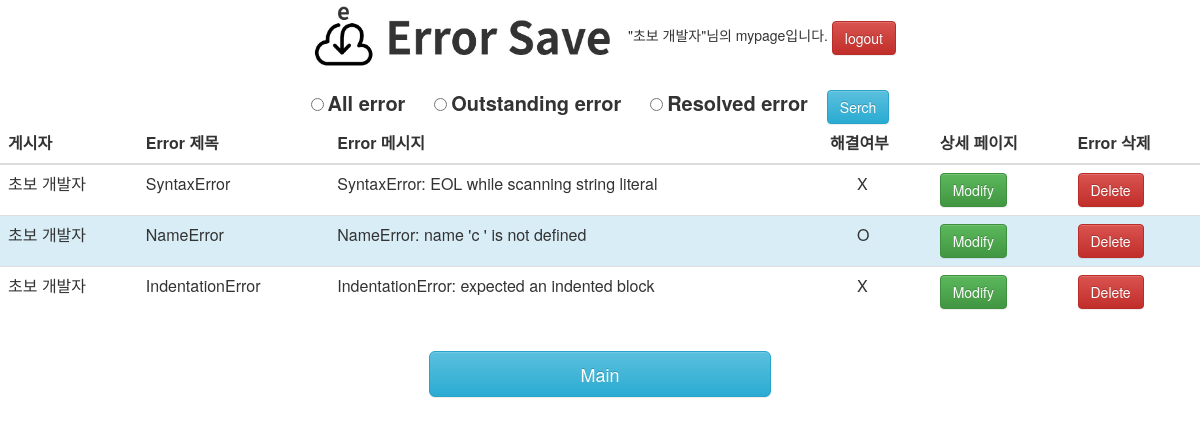
/myError/ (signed in), run on an earlier commit of the app's database.
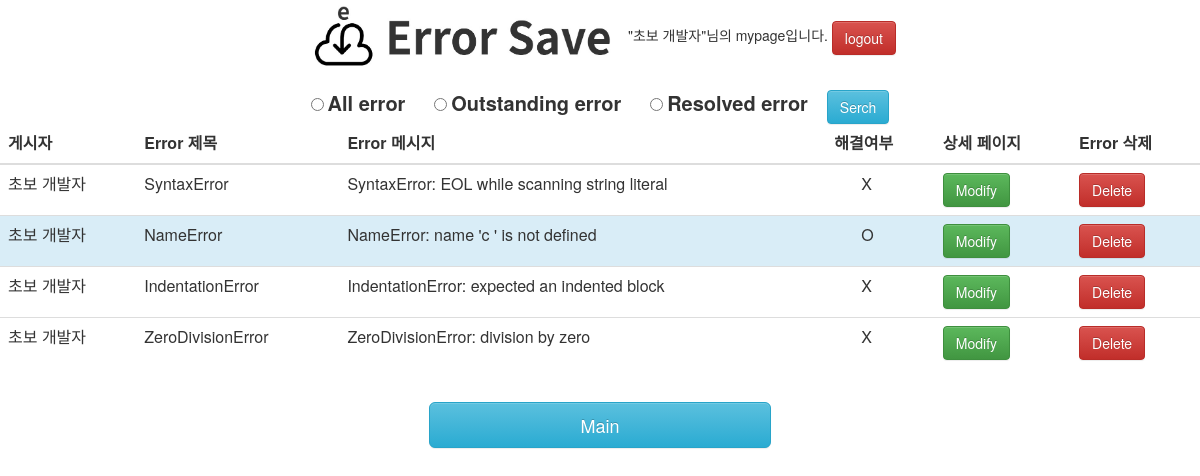
And on a later commit of the database.
### error_manage_system/models.py (models this page shows)
class User(models.Model):
    objects = models.Manager()
    user_name = models.CharField(max_length=20)
    user_email = models.EmailField(unique=True)
    user_password = models.CharField(max_length=100)
    user_validate = models.BooleanField(default=False)

class Error(models.Model):
    objects = models.Manager()
    title = models.CharField(max_length=225)
    message = models.TextField()
    code = models.TextField()
    status = models.BooleanField()
    description = models.TextField()

### error_manage_system/views.py (the view)
# urls.py: path('myError/', views.myError, name='my_error'),
def myError(request):
    id_list = []
    for i in Match.objects.all():
        if i.user_id == request.session.get('user_id'):
            id_list.append(i.error_id)
    if 'user_id' in request.session.keys():
        if request.method=="POST":
            status_temp = request.POST.get('Filter')
            if status_temp == 'outstanding':
                status = False
                errors = Error.objects.filter(status=status)
            elif status_temp == 'resolved':
                status = True
                errors = Error.objects.filter(status=status)
            else:
                errors = Error.objects.all()
            content = {"errors": errors, "id_list": id_list, "user_my": User.objects.get(id=request.session.get('user_id'))}
            return render(request, 'error_manage_system/my_error.html', content)
        else:
            errors = Error.objects.all()
            content = {"errors": errors, "id_list": id_list, "user_my": User.objects.get(id=request.session.get('user_id'))}
            return render(request, 'error_manage_system/my_error.html', content)
    else:
        return redirect('main_signin')

### error_manage_system/templates/error_manage_system/my_error.html (shortened to what this page needs)
{% load static %}
<!DOCTYPE>
<html>
    <head>
        <link rel="stylesheet" href="https://maxcdn.bootstrapcdn.com/bootstrap/3.3.2/css/bootstrap.min.css">
        <link rel="stylesheet" href="https://maxcdn.bootstrapcdn.com/bootstrap/3.3.2/css/bootstrap-theme.min.css">
    </head>
    <body>
      <center>
        <form>
            <a href="{% url 'index' %}">
                <img src="{% static 'img/logo.jpg' %}" alt="main page" height="75" width="320">
            </a>
            "{{user_my.user_name}}"님의 mypage입니다.
            <a href="{% url 'main_logout' %}" class="btn btn-danger">logout</a>
        </form>
        <form  method="POST">  {% csrf_token%}
          <input type="radio" id="all" name="Filter" value="all">
          <label for="all" style="font-size:20px;padding-right: 25px;">All error</label>
          <input type="radio" id="outstanding" name="Filter" value="outstanding">
          <label for="outstanding" style="font-size:20px;padding-right: 25px;">Outstanding error</label>
          <input type="radio" id="resolved" name="Filter" value="resolved">
          <label for="resolved" style="font-size:20px;padding-right: 15px;">Resolved error</label>
          <button type="submit" class="btn btn-ms btn-info" value="Serch">Serch</button>
          <div class="table-responsive">
              <table class="table table table-hover">
                <thead>
                  <tr>
                    <th>게시자</th>
                    <th>Error 제목</th>
                    <th>Error 메시지</th>
                    <th>해결여부</th>
                    <th>상세 페이지</th>
                    <th>Error 삭제</th>
                  </tr>
                </thead>
                <tbody>
                  {% for error in errors%}
                    {% if error.id in id_list %}
                      {% if error.status == False %}
                        <tr>
                            <td>{{user_my.user_name}}</td>
                            <td>{{error.title}}</td>
                            <td>{{error.message}}</td>
                            <td style="padding-left: 35px;">X</td>
                            <td><a href="{% url 'myDetailError' error.id %}" class="btn btn-success">Modify</a></td>
                            <td><a href="{% url 'deleteError' error.id %}" class="btn btn-danger">Delete</a></td>
                        </tr>
                      {% else %}
                        <tr class='info'>
                          <td>{{user_my.user_name}}</td>
                          <td>{{error.title}}</td>
                          <td>{{error.message}}</td>
                          <td style="padding-left: 35px;">O</td>
                          <td><a href="{% url 'myDetailError' error.id %}" class="btn btn-success">Modify</a></td>
                          <td><a href="{% url 'deleteError' error.id %}" class="btn btn-danger">Delete</a></td>
                        </tr>
                      {% endif %}
                    {% endif %}
                  {% endfor %}
              </tbody>
            </table>
          </div>
        </form>
        <form>
            <a href="{% url 'index'%}" class="btn btn-lg btn-info" style="padding:10px 150px" >Main</a>
        </form>
      </center>
    </body>
</html>

What changed in the data, as far as the page shows it:
added Error: {{ user_my.user_name }} "초보 개발자", title "ZeroDivisionError", message "ZeroDivisionError: division by zero"
